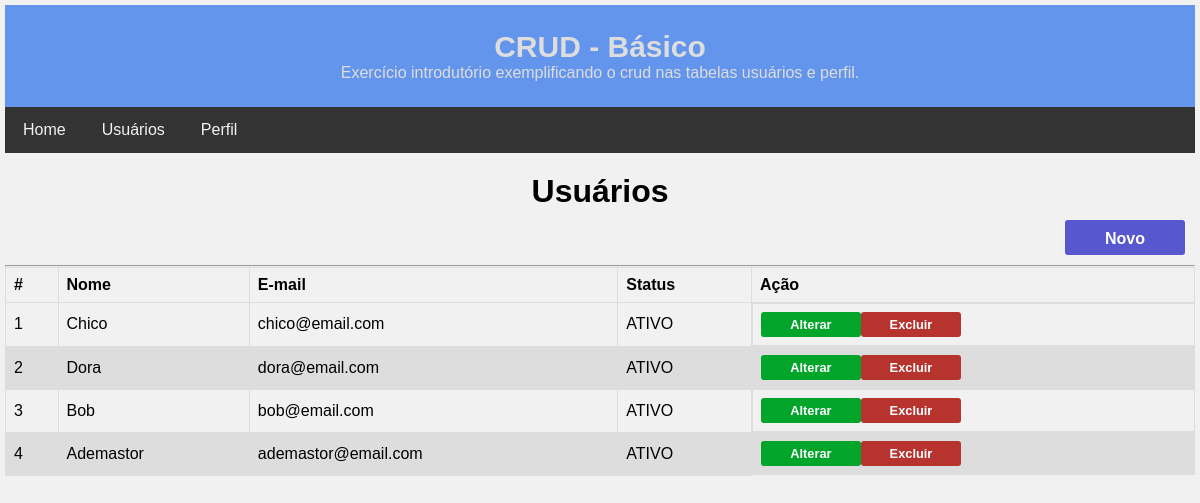
Screenshot of /exercicio01/usuarios/index.php with the database file from the repository.
### tables this page shows
CREATE TABLE `usuarios` (
  `id` int NOT NULL PRIMARY KEY auto_increment,
  `email` varchar(255) NOT NULL ,
  `password` varchar(80) NOT NULL,
  `nome` varchar(100) NOT NULL,
  `status` tinyint NOT NULL,
  `perfil_id` int NOT NULL,
  FOREIGN KEY (perfil_id) REFERENCES perfis(id)
);

### exercicio01/usuarios/index.php (the view, shortened to what this page needs)
<?php
    $dbh = Conexao::getConexao();
    $query = "SELECT * FROM escolabd.usuarios;";
    $stmt = $dbh->query($query);
    $quantidadeRegistros = $stmt->rowCount();
    $usuarios = $stmt->fetchAll();
?>
<!DOCTYPE html>
<html lang="pt-br">
<head>
    <link rel="stylesheet" href="../assets/css/style.css">
</head>
<body>
    <header>
        <h1>CRUD - Básico</h1>
        <p>Exercício introdutório exemplificando o crud nas tabelas usuários e perfil. </p>
    </header>
    <nav>
        <a href="../index.php">Home</a>
        <a href="index.php">Usuários</a>
        <a href="../perfis/index.php">Perfil</a>
    </nav>
    <main>
        <h1>Usuários</h1>
        <section class="section__btn">
            <a class="btn" href="add.php">Novo</a>
        </section>
        <hr>
        <section>
            <table >
                <thead>
                    <tr>
                        <th>#</th>
                        <th>Nome</th>
                        <th>E-mail</th>
                        <th>Status</th>
                        <th>Ação</th>
                    </tr>
                </thead>
                <tbody>
                    <?php if ($quantidadeRegistros == "0"): ?>
                        <tr>
                            <td colspan="4">Não existem usuários cadastrados.</td>
                        </tr>
                    <?php else: ?>
                        <?php foreach($usuarios as $usuario): ?>
                        <tr>
                            <?php $status =  $usuario['status'] =="1"? "ATIVO" : "INATIVO"; ?>
                            <td><?php echo $usuario['id'];?></td>
                            <td><?= $usuario['nome'];?></td>
                            <td><?= $usuario['email'];?></td>
                            <td><?= $status;?></td>
                            <td class="td__operacao">
                                <a class="btnalterar" href="show.php?id=<?=$usuario['id'];?>">Alterar</a>
                                <a class="btnexcluir" href="delete.php?id=<?=$usuario['id'];?>" onclick="return confirm('Deseja confirmar a operação?');">Excluir</a>
                            </td>
                        </tr>
                        <?php endforeach; ?>
                    <?php endif; ?>
                </tbody>
            </table>
        </section>
    </main>
</body>
</html>

### exercicio01/assets/css/style.css (style rules this page uses)
* { box-sizing: border-box; margin: 0; padding: 0; }
body { font-family: Arial, Helvetica, sans-serif; background: #f1f1f1; padding: 5px; min-height: 100vh; }
header { padding: 25px; text-align: center; background-color: cornflowerblue; color: #ddd; }
header h1 { font-size: 30px; }
nav { overflow: hidden; background-color: #333; }
nav a { float: left; display: block; color: #f2f2f2; text-align: center; padding: 14px 18px; text-decoration: none; }
main h1 { margin-top: 20px; text-align: center; font-size: 2rem; }
table { font-family: arial, sans-serif; border-collapse: collapse; width: 100%; }
td, th { border: 1px solid #dddddd; text-align: left; padding: 8px; }
tr:nth-child(even) { background-color: #dddddd; }
.td__operacao { display:flex; }
.section__btn { display: flex; justify-content: flex-end; }
.btn { border: none; padding: 10px; margin: 10px; width: 120px; height: 35px; background-color: rgb(87, 87, 207); color: #fff; text-align: center; text-decoration: none; font-weight: 600; border-radius: 3px; }
.btnalterar { border: none; width: 100px; padding: 5px 0px; background-color: rgb(1, 165, 42); color: #fff; text-align: center; text-decoration: none; font-size: .8rem; font-weight: 600; border-radius: 3px; display: inline-block; }
.btnexcluir { border: none; width: 100px; padding: 5px 0px; background-color: rgb(182, 51, 46); color: #fff; text-align: center; text-decoration: none; font-size: .8rem; font-weight: 600; border-radius: 3px; display: inline-block; }

### rows the page displays
usuarios: id "1", nome "Chico", email "chico@email.com", status "ATIVO"
usuarios: id "2", nome "Dora", email "dora@email.com", status "ATIVO"
usuarios: id "3", nome "Bob", email "bob@email.com", status "ATIVO"
usuarios: id "4", nome "Ademastor", email "ademastor@email.com", status "ATIVO"
